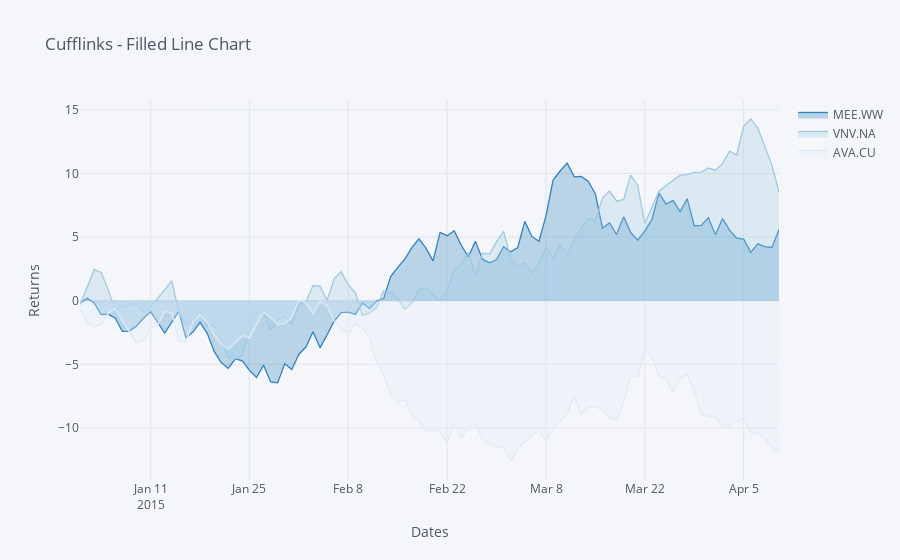

Source (notebook cell):
### Code cell
cf.datagen.lines(3).iplot(kind='scatter',xTitle='Dates',yTitle='Returns',title='Cufflinks - Filled Line Chart',
                         colorscale='-blues',fill=True)
